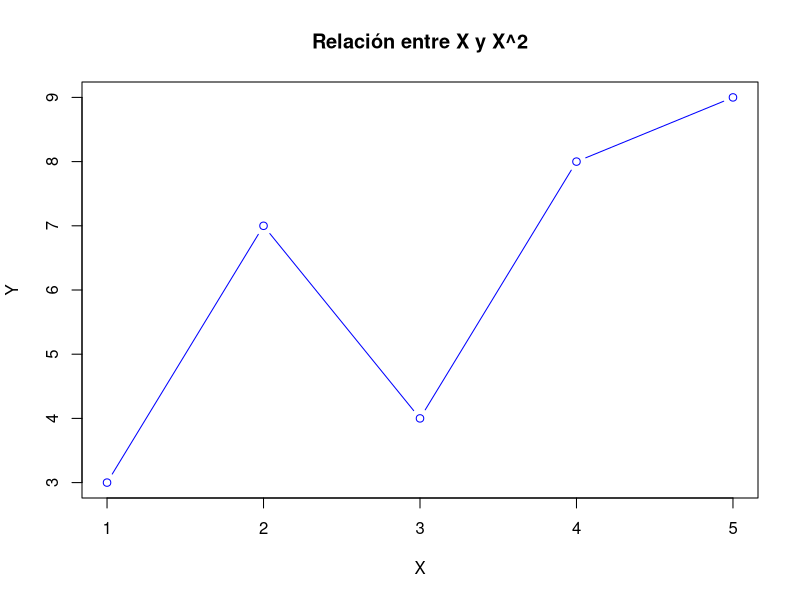
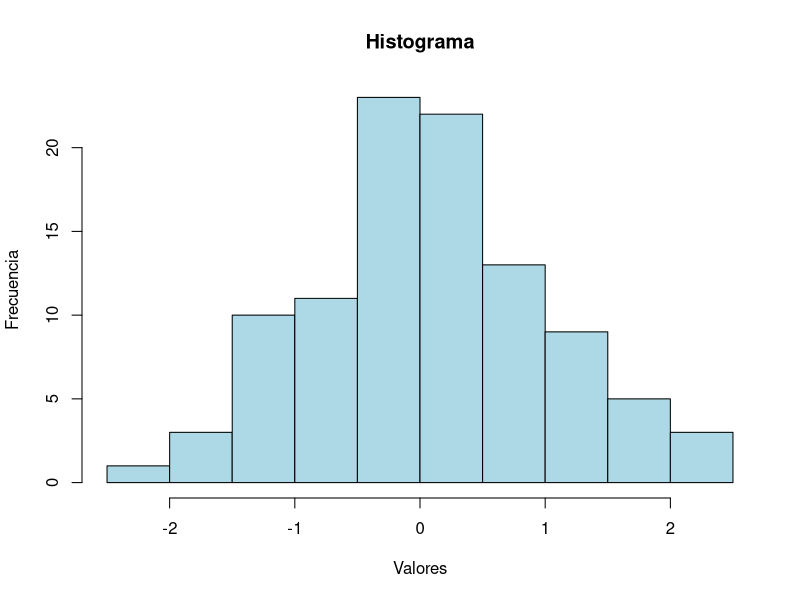
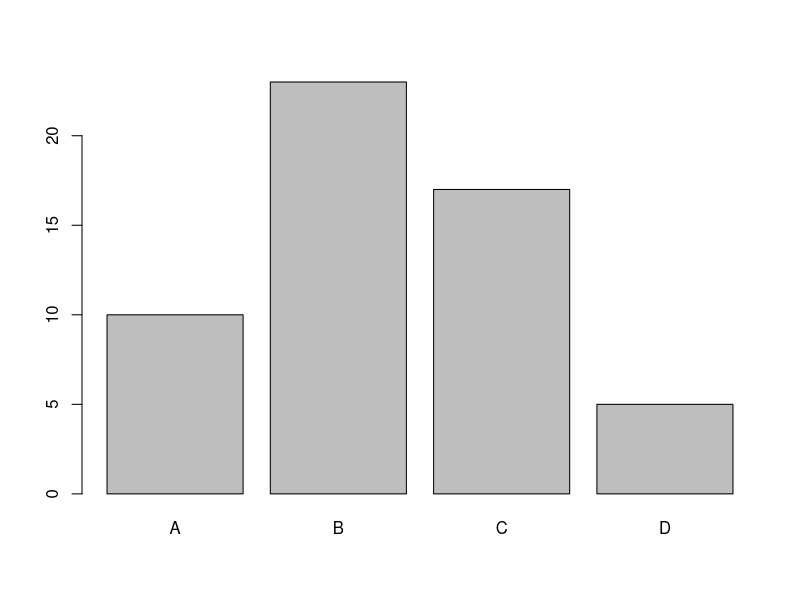

The R script that drew these images, in order:
#13-Graficos_R
#Utilice las funciones básicas de R para realizar los siguientes ejercicios.
#1. Dados los siguientes datos, crear un gráfico de dispersión. Etiquete los ejes X y Y.
x <- c(1, 2, 3, 4, 5)
y <- c(3, 7, 4, 8, 9)

plot(x, y, type = "b", col = "blue",
     main = "Relación entre X y X^2", xlab = "X", ylab = "Y")

#2. Dados los siguientes datos, crear un histograma para ver la distribución de una variable.
set.seed(123)
datos <- rnorm(100)

hist(datos, col = "lightblue", main = "Histograma", xlab = "Valores", ylab = "Frecuencia")

#3. Dados los siguientes datos crear un gráfico de barras.
categorias <- c("A", "B", "C", "D")
frecuencias <- c(10, 23, 17, 5)

barplot(frecuencias, names.arg = categorias)